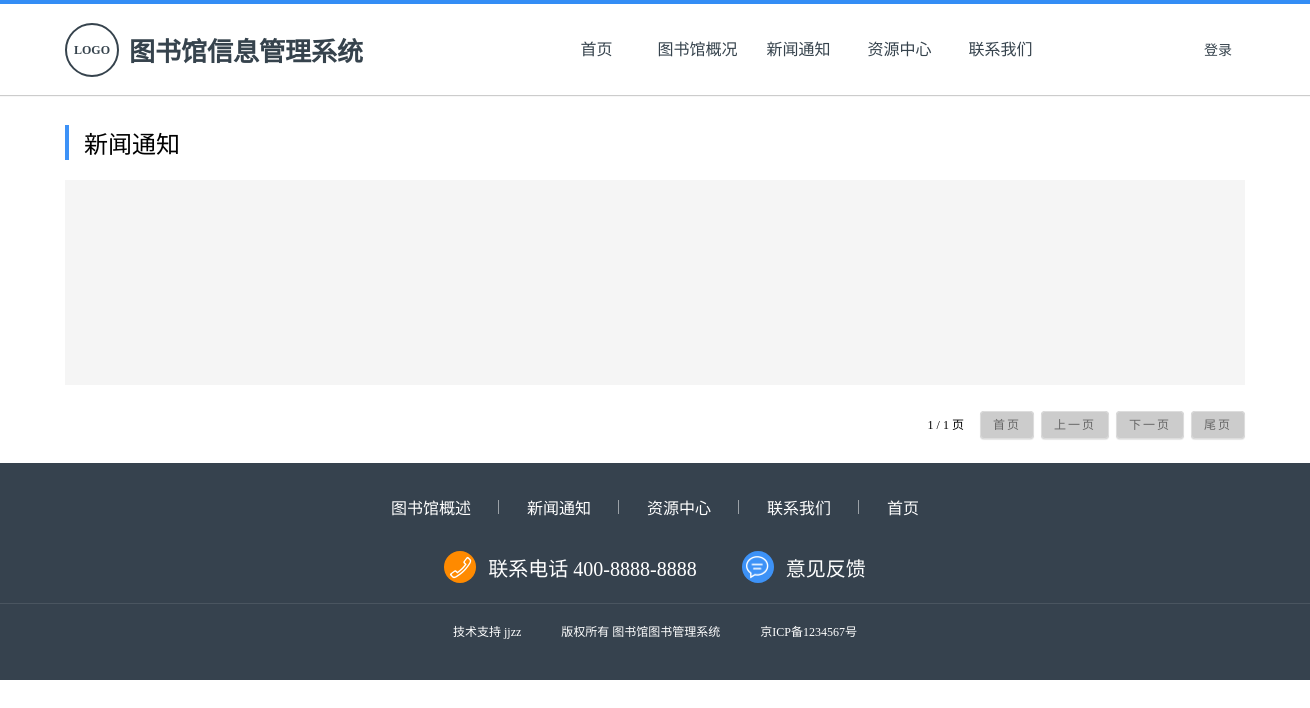
Page /library/news.php on the earlier database version.
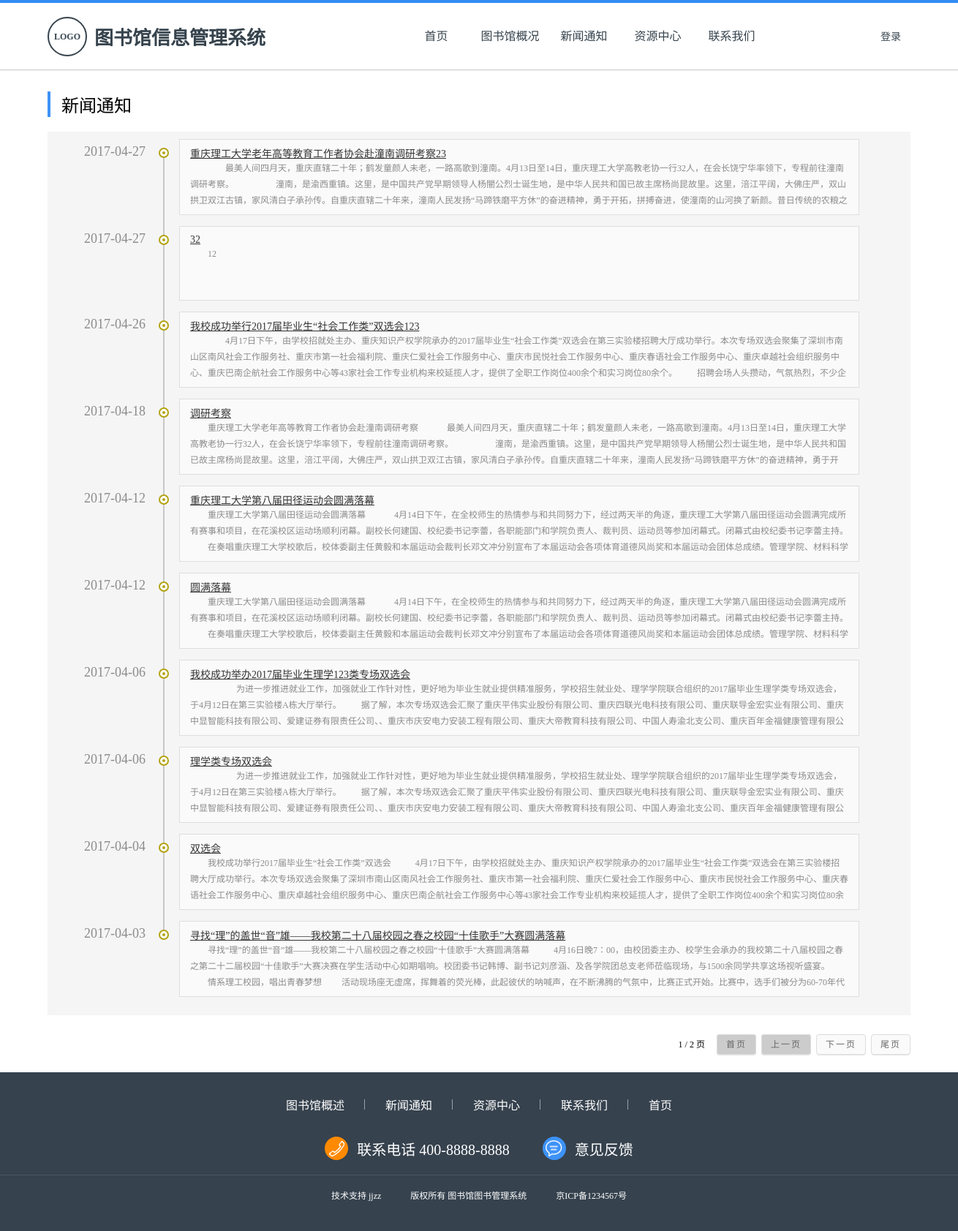
Same page on the later database version.
### tables this page shows
CREATE TABLE `news` (
  `newId` int(11) NOT NULL AUTO_INCREMENT,
  `title` varchar(100) NOT NULL,
  `content` text NOT NULL,
  `newsDate` date NOT NULL,
  `newsSrc` varchar(100) DEFAULT NULL,
  `newsType` varchar(100) NOT NULL,
  `adminId` varchar(100) NOT NULL,
  `memo` text,
  PRIMARY KEY (`newId`),
  KEY `asdff` (`adminId`),
  CONSTRAINT `asdff` FOREIGN KEY (`adminId`) REFERENCES `admin` (`adminId`) ON DELETE CASCADE ON UPDATE CASCADE
);

### library/data.php (called while the page is built, shortened)
<?php
	class DataBase {
		function getData($sql) {
			$resl = Array();
			$select = mysql_query($sql);
	        while ($row = mysql_fetch_array($select)) {
	        	array_push($resl, $row);
	        }
	        return $resl;
		}
		function getNum($sql) {
			$num = mysql_num_rows(mysql_query($sql));
			return $num;
		}
	}

### library/news.php (the view, shortened to what this page needs)
<!DOCTYPE html>
<html lang="en">
<head>
    <link href="css/index-master.css" rel="stylesheet" />
    <link rel="stylesheet" type="text/css" href="css/form.css">
    <link href="css/news.css" rel="stylesheet" />
</head>
<body>
    <?php
        include 'index-master-header.php';
        $counts = $db->getNum('select * from news where newsType = "新闻通知"');
        $onePage = 10 > $counts ? $counts : 10;
        $allPages = $onePage == 0 ? 1 : ceil($counts / $onePage);
        if (isset($_GET['page']) && $_GET['page'] >= 1) {
            $page = $_GET['page'] > $allPages ? $allPages : $_GET['page'];
        } else {
            $page = 1;
        }
        $logSql = 'select * from news where newsType = "新闻通知" order by newsDate desc';
        $logSql .= ' limit '.($page - 1) * $onePage.', '.$onePage;
        $infos = $db->getData($logSql);
    ?>
    <h1 class="html-title">新闻通知</h1>
    <ul class="main center">
        <?php
            for ($i = 0; $i < sizeof($infos); $i++) {
        ?>
            <li class="list-item">
                <time class="list-item-time"><?php echo $infos[$i]['newsDate'];?><i class="list-item-icon"></i></time>
                <div class="list-item-wrap">
                    <a class="list-item-title" target="_blank" href="key-value.php?newId=<?php echo $infos[$i]['newId'].'">'.$infos[$i]['title'];?></a>
                    <p class="list-item-text">
                    <?php
                        echo strip_tags($infos[$i]['content']);
                    ?>
                    </p>
                </div>
            </li>
        <?php
            }
        ?>
    </ul>
    <div class="pages pages-news">
        <span class="pages-loc"><?php echo $page.' / '.$allPages;?> 页</span>
        <?php
            if ($page == 1) {
                echo '<a class="tobutton pages-op disabled" href="javascript:void(0)">首页</a>'
                    .'<a class="tobutton pages-op disabled" href="javascript:void(0)">上一页</a>';
            } else {
                echo '<a class="tobutton pages-op" href="news.php?page=1">首页</a>'
                    .'<a class="tobutton pages-op" href="news.php?page='.($page-1).'">上一页</a>';
            }
            if ($page == $allPages) {
                echo '<a class="tobutton pages-op disabled" href="javascript:void(0)">下一页</a>'
                    .'<a class="tobutton pages-op disabled" href="javascript:void(0)">尾页</a>';
            } else {
                echo '<a class="tobutton pages-op" href="news.php?page='.($page+1).'">下一页</a>'
                    .'<a class="tobutton pages-op" href="news.php?page='.$allPages.'">尾页</a>';
            }
        ?>
    </div>
    <?php
        include 'index-master-footer.php';
    ?>
</body>
</html>

Differences in the rows shown:
added news: newsDate "2017-04-27", title "重庆理工大学老年高等教育工作者协会赴潼南调研考察23", content "最美人间四月天，重庆直辖二十年；鹤发童颜人未老，一路高歌到潼南。4月13日至14日，重庆理工大学高教老协一行32人，在会长饶宁华率领下，专程前往潼南调研考察。…"
added news: newsDate "2017-04-27", title "32", content "12"
added news: newsDate "2017-04-26", title "我校成功举行2017届毕业生“社会工作类”双选会123", content "4月17日下午，由学校招就处主办、重庆知识产权学院承办的2017届毕业生“社会工作类”双选会在第三实验楼招聘大厅成功举行。本次专场双选会聚集了深圳市南山区南风社会工作服务社、重庆市第一社会福利院、重庆仁爱社会工作服务中心、重庆市民悦社会工作服务中心、重庆春语社会工作服务中心、重庆卓越社会组织服务中心、重庆巴南企航社会工作服务中心等43家社会工作专业机构来校延揽人才，提供了全职工作岗位400余个和实习岗位80余个。…"
added news: newsDate "2017-04-18", title "调研考察", content "重庆理工大学老年高等教育工作者协会赴潼南调研考察 最美人间四月天，重庆直辖二十年；鹤发童颜人未老，一路高歌到潼南。4月13日至14日，重庆理工大学高教老协一行32人，在会长饶宁华率领下，专程前往潼南调研考察。…"
added news: newsDate "2017-04-12", title "重庆理工大学第八届田径运动会圆满落幕", content "重庆理工大学第八届田径运动会圆满落幕 4月14日下午，在全校师生的热情参与和共同努力下，经过两天半的角逐，重庆理工大学第八届田径运动会圆满完成所有赛事和项目，在花溪校区运动场顺利闭幕。副校长何建国、校纪委书记李蕾，各职能部门和学院负责人、裁判员、运动员等参加闭幕式。闭幕式由校纪委书记李蕾主持。…"
added news: newsDate "2017-04-12", title "圆满落幕", content "重庆理工大学第八届田径运动会圆满落幕 4月14日下午，在全校师生的热情参与和共同努力下，经过两天半的角逐，重庆理工大学第八届田径运动会圆满完成所有赛事和项目，在花溪校区运动场顺利闭幕。副校长何建国、校纪委书记李蕾，各职能部门和学院负责人、裁判员、运动员等参加闭幕式。闭幕式由校纪委书记李蕾主持。…"
added news: newsDate "2017-04-06", title "我校成功举办2017届毕业生理学123类专场双选会", content "为进一步推进就业工作，加强就业工作针对性，更好地为毕业生就业提供精准服务，学校招生就业处、理学学院联合组织的2017届毕业生理学类专场双选会，于4月12日在第三实验楼A栋大厅举行。…"
added news: newsDate "2017-04-06", title "理学类专场双选会", content "为进一步推进就业工作，加强就业工作针对性，更好地为毕业生就业提供精准服务，学校招生就业处、理学学院联合组织的2017届毕业生理学类专场双选会，于4月12日在第三实验楼A栋大厅举行。…"
added news: newsDate "2017-04-04", title "双选会", content "我校成功举行2017届毕业生“社会工作类”双选会…"
added news: newsDate "2017-04-03", title "寻找“理”的盖世“音”雄——我校第二十八届校园之春之校园“十佳歌手”大赛圆满落幕", content "寻找“理”的盖世“音”雄——我校第二十八届校园之春之校园“十佳歌手”大赛圆满落幕 4月16日晚7：00，由校团委主办、校学生会承办的我校第二十八届校园之春之第二十二届校园“十佳歌手”大赛决赛在学生活动中心如期唱响。校团委书记韩博、副书记刘彦涵、及各学院团总支老师莅临现场，与1500余同学共享这场视听盛宴。 情系理工校园，唱出青春梦想…"
Other differences:
$allPages: "1" → "2"
